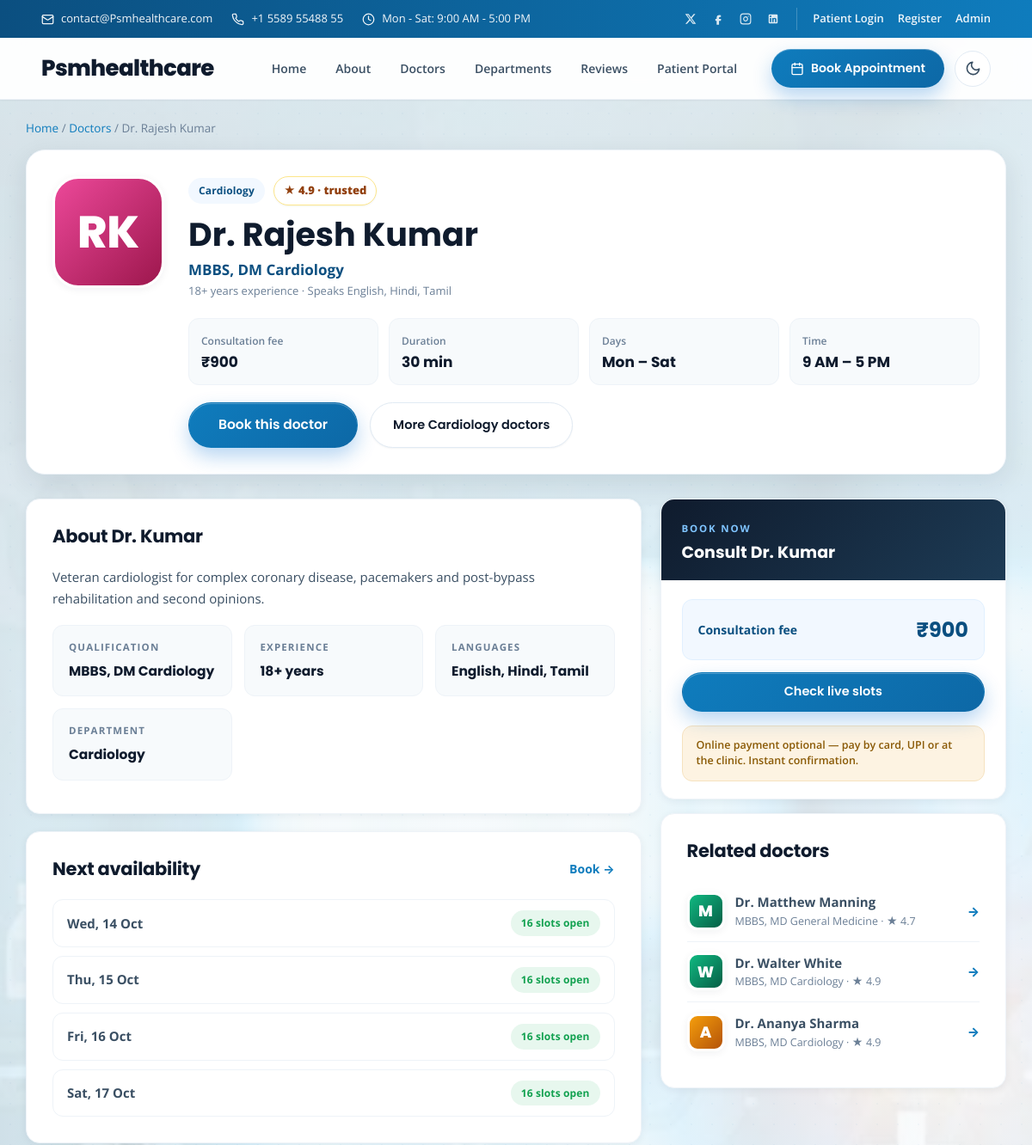
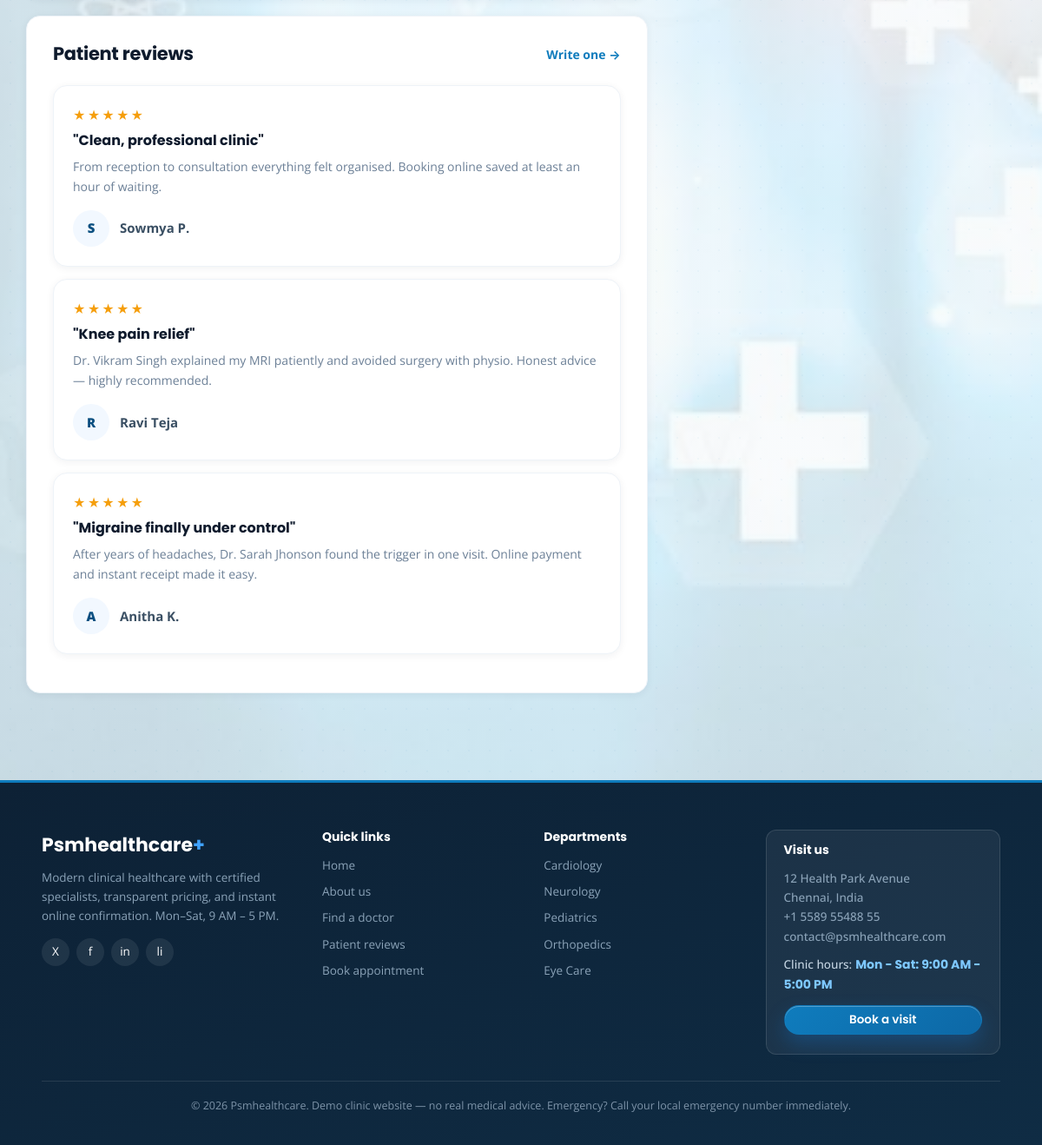
The page /doctors/10 on the database its author committed (2 pictures, top to bottom).
### tables this page shows
CREATE TABLE doctors (
        id INTEGER PRIMARY KEY AUTOINCREMENT,
        name TEXT NOT NULL,
        branch_id INTEGER NOT NULL REFERENCES branches(id) ON DELETE CASCADE
    , qualification TEXT NOT NULL DEFAULT '', experience INTEGER NOT NULL DEFAULT 0, bio TEXT NOT NULL DEFAULT '', languages TEXT NOT NULL DEFAULT 'English', fee INTEGER NOT NULL DEFAULT 500, rating REAL NOT NULL DEFAULT 4.8);

CREATE TABLE branches (
        id INTEGER PRIMARY KEY AUTOINCREMENT,
        name TEXT NOT NULL UNIQUE
    );

CREATE TABLE reviews (
            id INTEGER PRIMARY KEY AUTOINCREMENT,
            name TEXT NOT NULL,
            rating INTEGER NOT NULL DEFAULT 5,
            title TEXT NOT NULL DEFAULT '',
            comment TEXT NOT NULL,
            doctor_id INTEGER,
            created_at TEXT NOT NULL DEFAULT CURRENT_TIMESTAMP,
            FOREIGN KEY(doctor_id) REFERENCES doctors(id) ON DELETE SET NULL
        );

### app.py (the view)
@app.route("/doctors/<int:doctor_id>")
def doctor_detail(doctor_id):
    connection = db()
    doc = connection.execute("""
        SELECT d.*, b.name AS branch FROM doctors d
        JOIN branches b ON b.id = d.branch_id WHERE d.id = ?
    """, (doctor_id,)).fetchone()
    if not doc:
        connection.close()
        abort(404)
    related = connection.execute("""
        SELECT d.*, b.name AS branch FROM doctors d
        JOIN branches b ON b.id = d.branch_id
        WHERE d.branch_id = ? AND d.id != ? LIMIT 3
    """, (doc["branch_id"], doctor_id)).fetchall()
    doc_reviews = connection.execute(
        "SELECT * FROM reviews WHERE doctor_id = ? ORDER BY id DESC LIMIT 5", (doctor_id,)
    ).fetchall()
    all_reviews = connection.execute("SELECT * FROM reviews ORDER BY id DESC LIMIT 3").fetchall()
    upcoming_preview = []
    for offset in range(0, 7):
        day = date.today() + timedelta(days=offset)
        slots = available_slots(doctor_id, day.isoformat())
        if slots:
            upcoming_preview.append({"date": day, "count": len(slots), "iso": day.isoformat()})
        if len(upcoming_preview) >= 4:
            break
    connection.close()
    return render_template(
        "doctor_detail.html", doc=doc, related=related,
        doc_reviews=doc_reviews, all_reviews=all_reviews,
        upcoming_preview=upcoming_preview,
    )

### app.py (called while the page is built)
def db():
    os.makedirs(os.path.dirname(DB_PATH), exist_ok=True)
    connection = sqlite3.connect(DB_PATH)
    connection.row_factory = sqlite3.Row
    connection.execute("PRAGMA foreign_keys = ON")
    return connection

def current_user():
    return session.get("user")

@app.context_processor
def globals_for_templates():
    return {
        "current_user": current_user(),
        "today": date.today().isoformat(),
        "booking_days": BOOKING_DAYS,
        "consultation_fee": CONSULTATION_FEE,
        "currency_symbol": CURRENCY_SYMBOL,
        "hold_minutes": PAYMENT_HOLD_MINUTES
    }

def expire_stale_holds():
    cutoff = (
        datetime.now(timezone.utc) - timedelta(minutes=PAYMENT_HOLD_MINUTES)
    ).strftime("%Y-%m-%d %H:%M:%S")
    connection = db()
    connection.execute(
        "DELETE FROM appointments WHERE status = 'pending' AND created_at < ?",
        (cutoff,)
    )
    connection.commit()
    connection.close()

### templates/doctor_detail.html (shortened to what this page needs)
{% extends 'base.html' %}
{% block content %}
<div class="breadcrumb"><a href="{{ url_for('index') }}">Home</a> / <a href="{{ url_for('doctors_page') }}">Doctors</a> / <span>Dr. {{ doc.name }}</span></div>
<section class="doc-hero">
    <div class="doc-hero-card">
        <div class="doc-photo xl p-{{ (doc.id % 6) + 1 }}">{{ doc.name[0] }}{{ doc.name.split(' ')[-1][0] if ' ' in doc.name else '' }}</div>
        <div class="doc-hero-info">
            <div class="doc-badges"><span class="badge">{{ doc.branch }}</span><span class="rating-chip big">★ {{ '%.1f'|format(doc.rating or 4.8) }} · trusted</span></div>
            <h1>Dr. {{ doc.name }}</h1>
            <p class="doc-qual-lg">{{ doc.qualification or 'MBBS, MD' }}</p>
            <p class="muted">{{ doc.experience or 5 }}+ years experience · Speaks {{ doc.languages or 'English, Hindi' }}</p>
            <div class="doc-facts">
                <div><span>Consultation fee</span><strong>{{ currency_symbol }}{{ doc.fee if doc.fee is not none else consultation_fee }}</strong></div>
                <div><span>Duration</span><strong>30 min</strong></div>
                <div><span>Days</span><strong>Mon – Sat</strong></div>
                <div><span>Time</span><strong>9 AM – 5 PM</strong></div>
            </div>
            <div class="hero-btns">
                <a class="btn btn-primary btn-lg" href="{{ url_for('book') }}">Book this doctor</a>
                <a class="btn btn-ghost" href="{{ url_for('doctors_page') }}?dept={{ doc.branch_id }}">More {{ doc.branch }} doctors</a>
            </div>
        </div>
    </div>
</section>
<section class="section doc-cols">
    <div>
        <div class="panel">
            <div class="panel-head"><h2>About Dr. {{ doc.name.split(' ')[-1] }}</h2></div>
            <p>{{ doc.bio or 'Experienced clinician providing evidence-based, patient-first care with clear treatment plans and friendly follow-up.' }}</p>
            <div class="review-grid" style="margin-top:18px">
                <div class="review-item"><span>Qualification</span><strong>{{ doc.qualification or 'MBBS, MD' }}</strong></div>
                <div class="review-item"><span>Experience</span><strong>{{ doc.experience or 5 }}+ years</strong></div>
                <div class="review-item"><span>Languages</span><strong>{{ doc.languages or 'English, Hindi' }}</strong></div>
                <div class="review-item"><span>Department</span><strong>{{ doc.branch }}</strong></div>
            </div>
        </div>
        <div class="panel" style="margin-top:20px">
            <div class="panel-head"><h2>Next availability</h2><a class="text-link" href="{{ url_for('book') }}">Book →</a></div>
            {% if upcoming_preview %}
            <div class="avail-list">
                {% for d in upcoming_preview %}
                <div class="avail-row"><span><strong>{{ d.date.strftime('%a, %d %b') }}</strong></span><span class="badge badge-success">{{ d.count }} slots open</span></div>
                {% endfor %}
            </div>
            {% else %}<p class="muted">No open slots in the next 7 days — please try another doctor or date.</p>{% endif %}
        </div>
        <div class="panel" style="margin-top:20px">
            <div class="panel-head"><h2>Patient reviews</h2><a class="text-link" href="{{ url_for('reviews_page') }}">Write one →</a></div>
            {% for r in doc_reviews %}
            <div class="review-card"><div class="stars">{% for i in range(r.rating) %}★{% endfor %}</div><h4>"{{ r.title }}"</h4><p>{{ r.comment }}</p><div class="reviewer"><span class="review-avatar">{{ r.name[0] }}</span><span><strong>{{ r.name }}</strong></span></div></div>
            {% else %}
            {% for r in all_reviews %}
            <div class="review-card"><div class="stars">★★★★★</div><h4>"{{ r.title }}"</h4><p>{{ r.comment[:140] }}</p><div class="reviewer"><span class="review-avatar">{{ r.name[0] }}</span><span><strong>{{ r.name }}</strong></span></div></div>
            {% endfor %}
            {% endfor %}
        </div>
    </div>
    <aside class="booking-info">
        <div class="summary-card">
            <div class="summary-head"><span class="eyebrow">BOOK NOW</span><h3>Consult Dr. {{ doc.name.split(' ')[-1] }}</h3></div>
            <div class="summary-body">
                <div class="total-row"><span>Consultation fee</span><strong>{{ currency_symbol }}{{ doc.fee if doc.fee is not none else consultation_fee }}</strong></div>
                <a class="btn btn-primary full" style="margin-top:14px" href="{{ url_for('book') }}">Check live slots</a>
                <div class="hold-note">Online payment optional — pay by card, UPI or at the clinic. Instant confirmation.</div>
            </div>
        </div>
        {% if related %}
        <div class="panel"><div class="panel-head"><h2>Related doctors</h2></div>
            {% for r in related %}
            <a class="related-row" href="{{ url_for('doctor_detail', doctor_id=r.id) }}"><span class="doc-photo sm p-{{ (r.id % 6) + 1 }}">{{ r.name[0] }}</span><span><strong>Dr. {{ r.name }}</strong><small>{{ r.qualification or r.branch }} · ★ {{ '%.1f'|format(r.rating or 4.8) }}</small></span><span>→</span></a>
            {% endfor %}
        </div>
        {% endif %}
    </aside>
</section>
{% endblock %}

### rows shown on the page
doctors: name "Rajesh Kumar", name "R", name "K", rating "4.9", qualification "MBBS, DM Cardiology", experience "18", languages "English, Hindi, Tamil", fee "900", name "Kumar", bio "Veteran cardiologist for complex coronary disease, pacemakers and post-bypass rehabilitation and second opinions."
branches: branch "Cardiology"
reviews: title "Clean, professional clinic", comment "From reception to consultation everything felt organised. Booking online saved at least an hour of waiting.", name "S", name "Sowmya P."
reviews: title "Knee pain relief", comment "Dr. Vikram Singh explained my MRI patiently and avoided surgery with physio. Honest advice — highly recommended.", name "R", name "Ravi Teja"
reviews: title "Migraine finally under control", comment "After years of headaches, Dr. Sarah Jhonson found the trigger in one visit. Online payment and instant receipt made it easy.", name "A", name "Anitha K."
doctors: name "M", name "Matthew Manning", qualification "MBBS, MD General Medicine", rating "4.7"
doctors: name "W", name "Walter White", qualification "MBBS, MD Cardiology", rating "4.9"
doctors: name "A", name "Ananya Sharma", qualification "MBBS, MD Cardiology", rating "4.9"

### other values the page prints
{{ currency_symbol }} "₹"
{{ d.date.strftime('%a, %d %b') }} "Wed, 14 Oct" "Thu, 15 Oct" "Fri, 16 Oct" "Sat, 17 Oct"
{{ d.count }} "16" "16" "16" "16"
